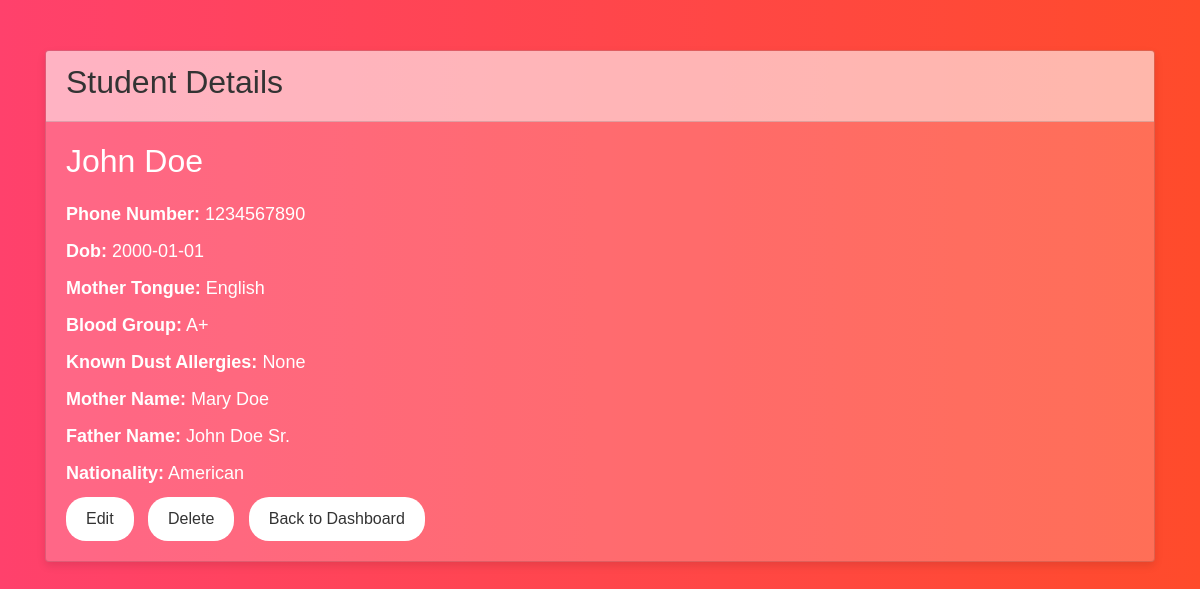
Page /student_details.php?id=1 (signed in) on the committed database.
### tables this page shows
CREATE TABLE `StudentRecords` (
  `student_id` int(11) NOT NULL,
  `full_name` varchar(100) NOT NULL,
  `phone_number` varchar(15) DEFAULT NULL,
  `dob` date DEFAULT NULL,
  `mother_tongue` varchar(50) DEFAULT NULL,
  `blood_group` varchar(5) DEFAULT NULL,
  `known_dust_allergies` varchar(100) DEFAULT NULL,
  `mother_name` varchar(100) DEFAULT NULL,
  `father_name` varchar(100) DEFAULT NULL,
  `nationality` varchar(50) DEFAULT NULL
);

### student_details.php (the view, shortened to what this page needs)
<!DOCTYPE html>
<html lang="en">
<head>
    <link href="https://stackpath.bootstrapcdn.com/bootstrap/4.5.2/css/bootstrap.min.css" rel="stylesheet">
</head>
<body>
    <div class="container">
        <div class="card">
            <div class="card-header">
                <h2>Student Details</h2>
            </div>
            <div class="card-body student-details">
                <?php
                include 'db_connect.php';
                if (isset($_GET['id'])) {
                    $student_id = $_GET['id'];
                    $sql_student_details = $connection->prepare("SELECT * FROM StudentRecords WHERE student_id = ?");
                    $sql_student_details->bind_param("i", $student_id);
                    $sql_student_details->execute();
                    $result_student_details = $sql_student_details->get_result();
                    if ($result_student_details->num_rows > 0) {
                        $student_details = $result_student_details->fetch_assoc();
                    } else {
                        echo "<p>No student details found for ID: " . $student_id . "</p>";
                    }
                } else {
                    echo "<p>Invalid request.</p>";
                }
                ?>
                <?php if (isset($student_details)): ?>
                    <h2><?php echo $student_details['full_name']; ?></h2>
                    <?php foreach ($student_details as $key => $value): ?>
                        <?php if ($key != 'student_id' && $key != 'full_name'): ?>
                            <p><strong><?php echo ucwords(str_replace('_', ' ', $key)); ?>:</strong> <?php echo $value; ?></p>
                        <?php endif; ?>
                    <?php endforeach; ?>
                    <a href="edit_student.php?id=<?php echo $student_id; ?>" class="btn btn-edit">Edit</a>
                    <a href="delete_student.php?id=<?php echo $student_id; ?>" class="btn btn-delete" onclick="return confirm('Are you sure you want to delete this student record?')">Delete</a>
                    <a href="dashboard.php" class="btn btn-back">Back to Dashboard</a>
                <?php endif; ?>
            </div>
        </div>
    </div>
</body>
</html>

### student_details.php (style rules this page uses)
body { font-family: Arial, sans-serif; background: linear-gradient(to right, #FF416C, #FF4B2B); color: #fff; }
.container { margin-top: 50px; }
.card { background-color: rgba(255, 255, 255, 0.2); box-shadow: 0 4px 8px rgba(0, 0, 0, 0.1); transition: 0.3s; }
.card-header { background-color: rgba(255, 255, 255, 0.5); color: #333; font-weight: bold; }
.card-body { padding: 20px; }
.student-details p { margin-bottom: 10px; font-size: 18px; }
.student-details h2 { margin-bottom: 20px; }
.btn-edit, .btn-delete, .btn-back { background-color: #fff; color: #333; border: none; border-radius: 20px; padding: 10px 20px; margin-right: 10px; text-decoration: none; }

### rows in the picture
studentrecords: full_name "John Doe", phone_number "1234567890", dob "2000-01-01", mother_tongue "English", blood_group "A+", known_dust_allergies "None", mother_name "Mary Doe", father_name "John Doe Sr.", nationality "American"

### other values in the picture
str_replace('_', ' ', $key) "Phone Number"
str_replace('_', ' ', $key) "Dob"
str_replace('_', ' ', $key) "Mother Tongue"
str_replace('_', ' ', $key) "Blood Group"
str_replace('_', ' ', $key) "Known Dust Allergies"
str_replace('_', ' ', $key) "Mother Name"
str_replace('_', ' ', $key) "Father Name"
str_replace('_', ' ', $key) "Nationality"
